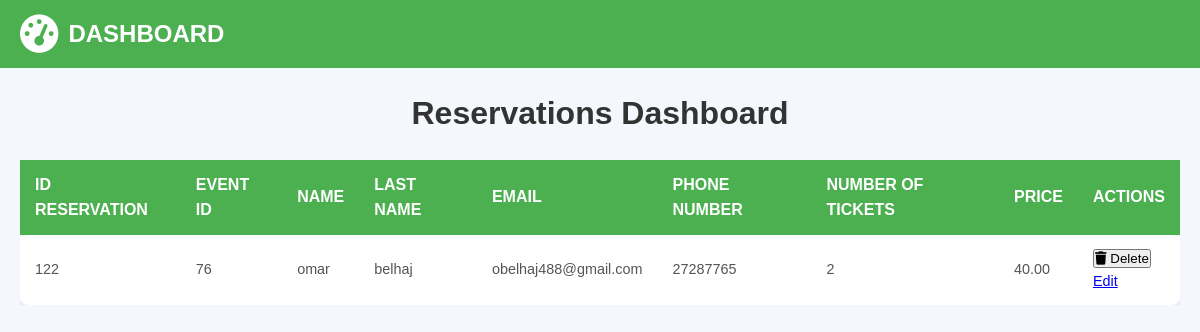
/view/backoff/reser.php, run on an earlier commit of the app's database.
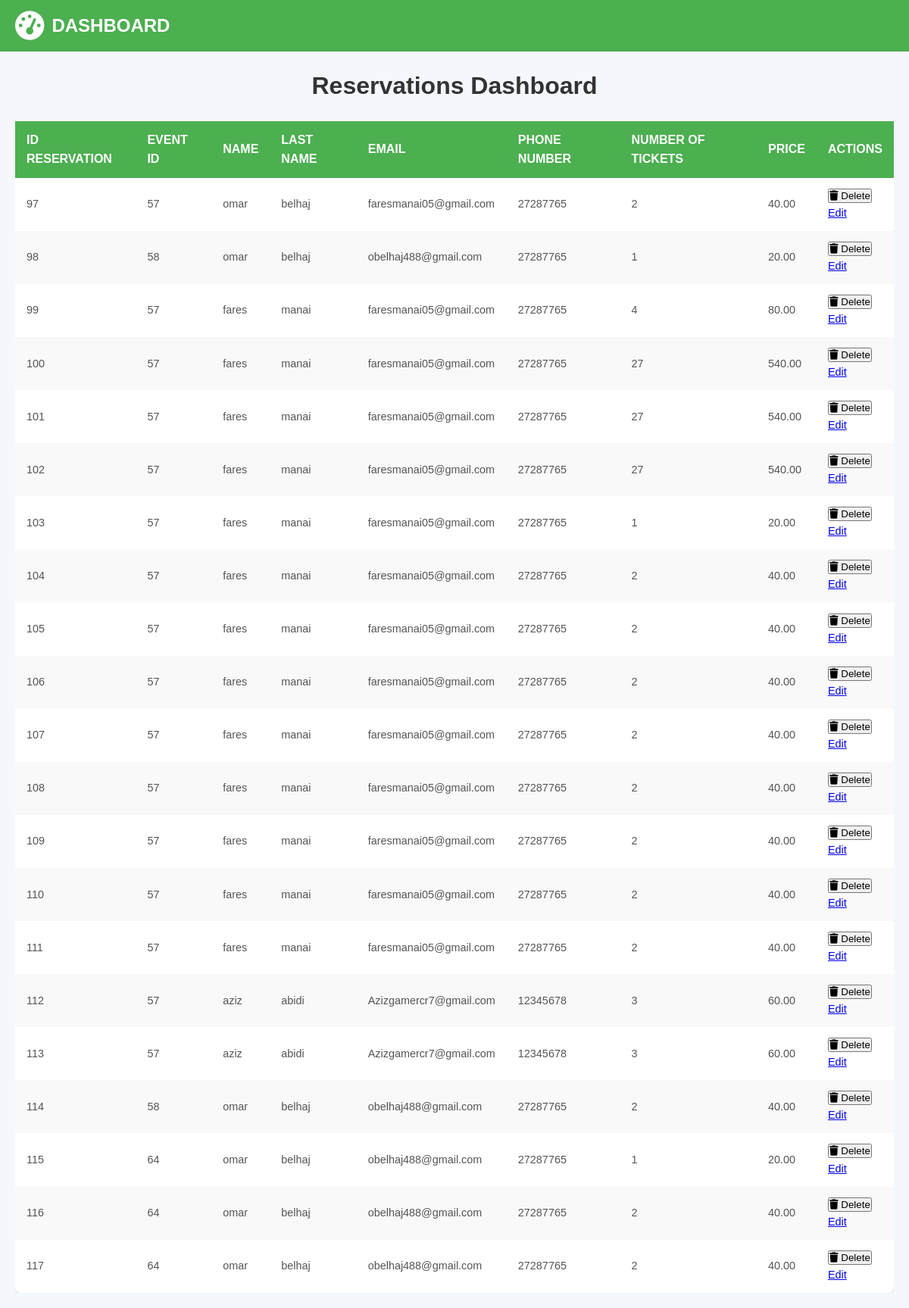
And on a later commit of the database.
### tables this page shows
CREATE TABLE `reservations` (
  `id_reservation` int(11) NOT NULL,
  `id_event` int(11) NOT NULL,
  `name` varchar(100) NOT NULL,
  `last_name` varchar(100) NOT NULL,
  `email` varchar(100) NOT NULL,
  `phone_number` varchar(50) NOT NULL,
  `nbr_tickets` int(11) NOT NULL,
  `price` decimal(10,2) NOT NULL
);

### Controller/reservationcontroller.php (called while the page is built, shortened)
<?php
class ReservationController
{
public function listreservations() {
    $sql = "SELECT * FROM reservations";
    $db = config::getConnexion();
    try {
        $stmt = $db->query($sql);
        $reservations = $stmt->fetchAll(PDO::FETCH_ASSOC);
        return $reservations;
    } catch (Exception $e) {
        die('Error: ' . $e->getMessage());
    }
}
}
?>

### view/backoff/reser.php (the view, shortened to what this page needs)
<?php
include '../../Controller/reservationcontroller.php';
$reservationscontroller = new ReservationController();
$list = $reservationscontroller->listreservations();
?>
<!DOCTYPE html>
<html lang="en">
  <head>
    <link rel="stylesheet" href="reser.css" />
    <link rel="stylesheet" href="https://cdnjs.cloudflare.com/ajax/libs/font-awesome/6.0.0-beta3/css/all.min.css" />
  </head>
  <body>
    <nav>
      <div class="logo">
        <a href="dashboard.html"><i class="fas fa-tachometer-alt"></i> Dashboard</a>
      </div>
    </nav>
    <div class="dashboard">
      <h1>Reservations Dashboard</h1>
      <div class="table-container">
        <table class="reservation-table">
          <thead>
            <tr>
              <th>ID Reservation</th>
              <th>Event ID</th>
              <th>Name</th>
              <th>Last Name</th>
              <th>Email</th>
              <th>Phone Number</th>
              <th>Number of Tickets</th>
              <th>Price</th>
              <th>Actions</th>
            </tr>
          </thead>
          <tbody>
            <?php foreach ($list as $reservation): ?>
              <tr>
                <td><?php echo htmlspecialchars($reservation['id_reservation']); ?></td>
                <td><?php echo htmlspecialchars($reservation['id_event']); ?></td>
                <td><?php echo htmlspecialchars($reservation['name']); ?></td>
                <td><?php echo htmlspecialchars($reservation['last_name']); ?></td>
                <td><?php echo htmlspecialchars($reservation['email']); ?></td>
                <td><?php echo htmlspecialchars($reservation['phone_number']); ?></td>
                <td><?php echo htmlspecialchars($reservation['nbr_tickets']); ?></td>
                <td><?php echo htmlspecialchars($reservation['price']); ?></td>
                <td>
                  <form method="POST" action="deleltereservation.php" onsubmit="return confirm('Are you sure you want to delete this reservation?');">
                    <button type="submit" class="delete-button"><i class="fas fa-trash"></i> Delete</button>
                  </form>
                  <a href="editreservation.php?id=<?php echo isset($reservation['id_reservation']) ? $reservation['id_reservation'] : ''; ?>" class="btn btn-edit">Edit</a>
                </td>
              </tr>
            <?php endforeach; ?>
          </tbody>
        </table>
      </div>
    </div>
  </body>
</html>

What changed in the data, as far as the page shows it:
removed reservations: id_reservation "122", id_event "76", name "omar", last_name "belhaj", email "obelhaj488@gmail.com", phone_number "27287765", nbr_tickets "2", price "40.00"
added reservations: id_reservation "97", id_event "57", name "omar", last_name "belhaj", email "faresmanai05@gmail.com", phone_number "27287765", nbr_tickets "2", price "40.00"
added reservations: id_reservation "98", id_event "58", name "omar", last_name "belhaj", email "obelhaj488@gmail.com", phone_number "27287765", nbr_tickets "1", price "20.00"
added reservations: id_reservation "99", id_event "57", name "fares", last_name "manai", email "faresmanai05@gmail.com", phone_number "27287765", nbr_tickets "4", price "80.00"
added reservations: id_reservation "100", id_event "57", name "fares", last_name "manai", email "faresmanai05@gmail.com", phone_number "27287765", nbr_tickets "27", price "540.00"
added reservations: id_reservation "101", id_event "57", name "fares", last_name "manai", email "faresmanai05@gmail.com", phone_number "27287765", nbr_tickets "27", price "540.00"
added reservations: id_reservation "102", id_event "57", name "fares", last_name "manai", email "faresmanai05@gmail.com", phone_number "27287765", nbr_tickets "27", price "540.00"
added reservations: id_reservation "103", id_event "57", name "fares", last_name "manai", email "faresmanai05@gmail.com", phone_number "27287765", nbr_tickets "1", price "20.00"
added reservations: id_reservation "104", id_event "57", name "fares", last_name "manai", email "faresmanai05@gmail.com", phone_number "27287765", nbr_tickets "2", price "40.00"
added reservations: id_reservation "105", id_event "57", name "fares", last_name "manai", email "faresmanai05@gmail.com", phone_number "27287765", nbr_tickets "2", price "40.00"
added reservations: id_reservation "106", id_event "57", name "fares", last_name "manai", email "faresmanai05@gmail.com", phone_number "27287765", nbr_tickets "2", price "40.00"
added reservations: id_reservation "107", id_event "57", name "fares", last_name "manai", email "faresmanai05@gmail.com", phone_number "27287765", nbr_tickets "2", price "40.00"
added reservations: id_reservation "108", id_event "57", name "fares", last_name "manai", email "faresmanai05@gmail.com", phone_number "27287765", nbr_tickets "2", price "40.00"
added reservations: id_reservation "109", id_event "57", name "fares", last_name "manai", email "faresmanai05@gmail.com", phone_number "27287765", nbr_tickets "2", price "40.00"
added reservations: id_reservation "110", id_event "57", name "fares", last_name "manai", email "faresmanai05@gmail.com", phone_number "27287765", nbr_tickets "2", price "40.00"
added reservations: id_reservation "111", id_event "57", name "fares", last_name "manai", email "faresmanai05@gmail.com", phone_number "27287765", nbr_tickets "2", price "40.00"
added reservations: id_reservation "112", id_event "57", name "aziz", last_name "abidi", email "Azizgamercr7@gmail.com", phone_number "12345678", nbr_tickets "3", price "60.00"
added reservations: id_reservation "113", id_event "57", name "aziz", last_name "abidi", email "Azizgamercr7@gmail.com", phone_number "12345678", nbr_tickets "3", price "60.00"
added reservations: id_reservation "114", id_event "58", name "omar", last_name "belhaj", email "obelhaj488@gmail.com", phone_number "27287765", nbr_tickets "2", price "40.00"
added reservations: id_reservation "115", id_event "64", name "omar", last_name "belhaj", email "obelhaj488@gmail.com", phone_number "27287765", nbr_tickets "1", price "20.00"
added reservations: id_reservation "116", id_event "64", name "omar", last_name "belhaj", email "obelhaj488@gmail.com", phone_number "27287765", nbr_tickets "2", price "40.00"
added reservations: id_reservation "117", id_event "64", name "omar", last_name "belhaj", email "obelhaj488@gmail.com", phone_number "27287765", nbr_tickets "2", price "40.00"
